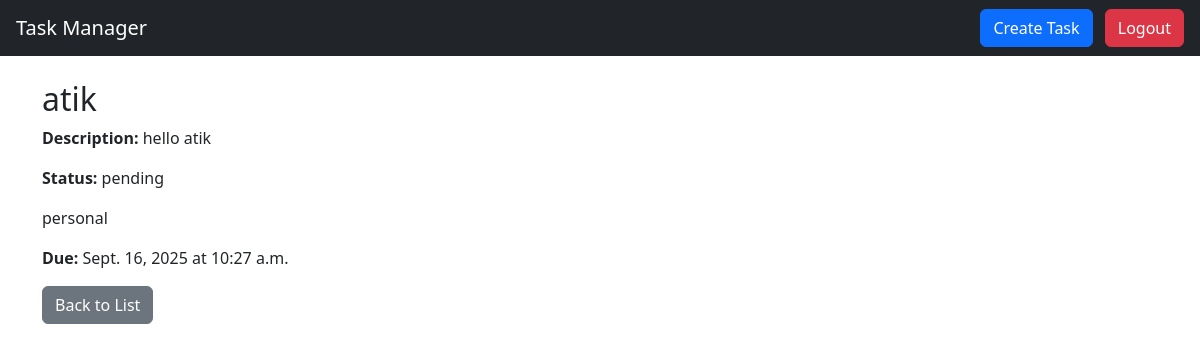
Page /task/6/ (signed in) on the committed database.
### task/models.py (models this page shows, shortened)
class Task(models.Model):
    STATUS=[
        ('pending','Pending'),
        ('completed','Completed'),
    ]
    CATAGORY=[
        ('work','Work'),
        ('personal','Personal'),
        ('other','Other'),
    ]
    title = models.CharField(max_length=200)
    description = models.TextField()
    due_date = models.DateField()
    due_time= models.TimeField()
    status=models.CharField(max_length=10, choices=STATUS, default='pending')
    category=models.CharField(max_length=10, choices=CATAGORY, default='other')
    is_completed = models.BooleanField(default=False)
    user = models.ForeignKey(User, on_delete=models.CASCADE)

### task/views.py (the view)
# urls.py: path('task/<int:task_id>/', views.task_detail, name='task_detail'),
@login_required
def task_detail(request,task_id):
    task = get_object_or_404(Task, id=task_id, user=request.user)
    return render(request, 'task/task_detail.html', {'task': task})

### task/templates/task/task_detail.html
{% extends 'base.html' %}
{% block content %}
<h2>{{ task.title }}</h2>
<p><strong>Description:</strong> {{ task.description }}</p>
<p><strong>Status:</strong> {{ task.status }}</p>
<p><strongCategory:</strong> {{ task.category }}</p>
<p><strong>Due:</strong> {{ task.due_date }} at {{ task.due_time }}</p>
<a href="{% url 'task_list' %}" class="btn btn-secondary">Back to List</a>
{% endblock %}

### rows in the picture
Task: title "atik", description "hello atik", status "pending", category "personal", due_date "Sept. 16, 2025", due_time "10:27 a.m."
